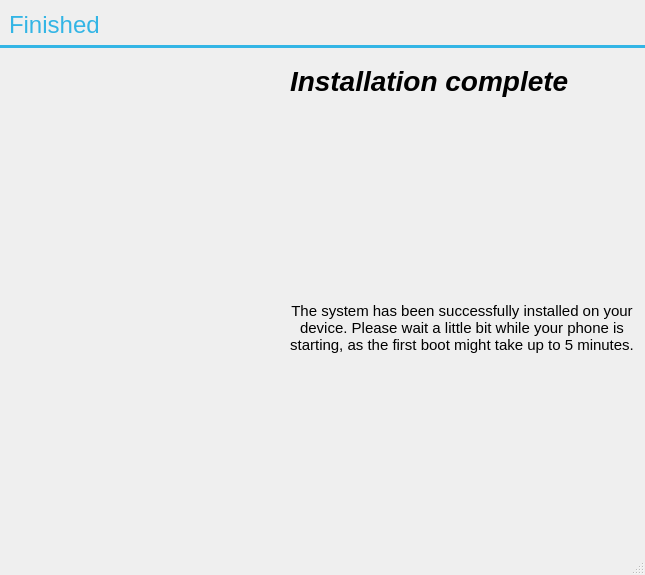
<?xml version="1.0" encoding="UTF-8"?>
<ui version="4.0">
 <class>FinishedDialog</class>
 <widget class="QDialog" name="FinishedDialog">
  <property name="geometry">
   <rect>
    <x>0</x>
    <y>0</y>
    <width>645</width>
    <height>575</height>
   </rect>
  </property>
  <property name="font">
   <font>
    <family>Arial</family>
    <pointsize>11</pointsize>
   </font>
  </property>
  <property name="windowTitle">
   <string>OmniInstaller</string>
  </property>
  <property name="styleSheet">
   <string notr="true">@import url(&quot;:/global/assets/mainstyle.qss&quot;);</string>
  </property>
  <property name="sizeGripEnabled">
   <bool>true</bool>
  </property>
  <layout class="QGridLayout" name="gridLayout">
   <property name="leftMargin">
    <number>0</number>
   </property>
   <property name="rightMargin">
    <number>0</number>
   </property>
   <item row="0" column="0" colspan="3">
    <widget class="QLabel" name="lblTitle">
     <property name="styleSheet">
      <string notr="true">font-size: 24px;
font-family: 'Roboto Lt';
color: #33B5E5;</string>
     </property>
     <property name="text">
      <string>Finished</string>
     </property>
     <property name="indent">
      <number>9</number>
     </property>
    </widget>
   </item>
   <item row="1" column="0" colspan="4">
    <widget class="Line" name="line">
     <property name="styleSheet">
      <string notr="true">background: #33B5E5;
border: 0px;</string>
     </property>
     <property name="frameShadow">
      <enum>QFrame::Plain</enum>
     </property>
     <property name="midLineWidth">
      <number>1</number>
     </property>
     <property name="orientation">
      <enum>Qt::Horizontal</enum>
     </property>
    </widget>
   </item>
   <item row="3" column="0" colspan="4">
    <widget class="QWidget" name="widget" native="true">
     <property name="sizePolicy">
      <sizepolicy hsizetype="Preferred" vsizetype="Expanding">
       <horstretch>0</horstretch>
       <verstretch>0</verstretch>
      </sizepolicy>
     </property>
     <layout class="QGridLayout" name="gridLayout_2">
      <item row="0" column="1">
       <widget class="QLabel" name="lblSubTitle">
        <property name="sizePolicy">
         <sizepolicy hsizetype="Preferred" vsizetype="Maximum">
          <horstretch>0</horstretch>
          <verstretch>0</verstretch>
         </sizepolicy>
        </property>
        <property name="styleSheet">
         <string notr="true"> font-family:'Roboto Cn'; font-weight:600; font-style:italic; font-size:28px;</string>
        </property>
        <property name="text">
         <string>Installation complete</string>
        </property>
        <property name="alignment">
         <set>Qt::AlignLeading|Qt::AlignLeft|Qt::AlignTop</set>
        </property>
        <property name="wordWrap">
         <bool>true</bool>
        </property>
        <property name="margin">
         <number>9</number>
        </property>
       </widget>
      </item>
      <item row="1" column="1">
       <widget class="QLabel" name="label">
        <property name="text">
         <string>The system has been successfully installed on your device. Please wait a little bit while your phone is starting, as the first boot might take up to 5 minutes.</string>
        </property>
        <property name="alignment">
         <set>Qt::AlignCenter</set>
        </property>
        <property name="wordWrap">
         <bool>true</bool>
        </property>
       </widget>
      </item>
      <item row="0" column="0" rowspan="2">
       <widget class="QLabel" name="imgDevice">
        <property name="sizePolicy">
         <sizepolicy hsizetype="Preferred" vsizetype="Expanding">
          <horstretch>0</horstretch>
          <verstretch>0</verstretch>
         </sizepolicy>
        </property>
        <property name="text">
         <string/>
        </property>
        <property name="pixmap">
         <pixmap resource="../resources.qrc">:/global/assets/device-frame.png</pixmap>
        </property>
        <property name="alignment">
         <set>Qt::AlignCenter</set>
        </property>
       </widget>
      </item>
     </layout>
    </widget>
   </item>
  </layout>
 </widget>
 <layoutdefault spacing="6" margin="11"/>
 <resources>
  <include location="../resources.qrc"/>
 </resources>
 <connections/>
</ui>
